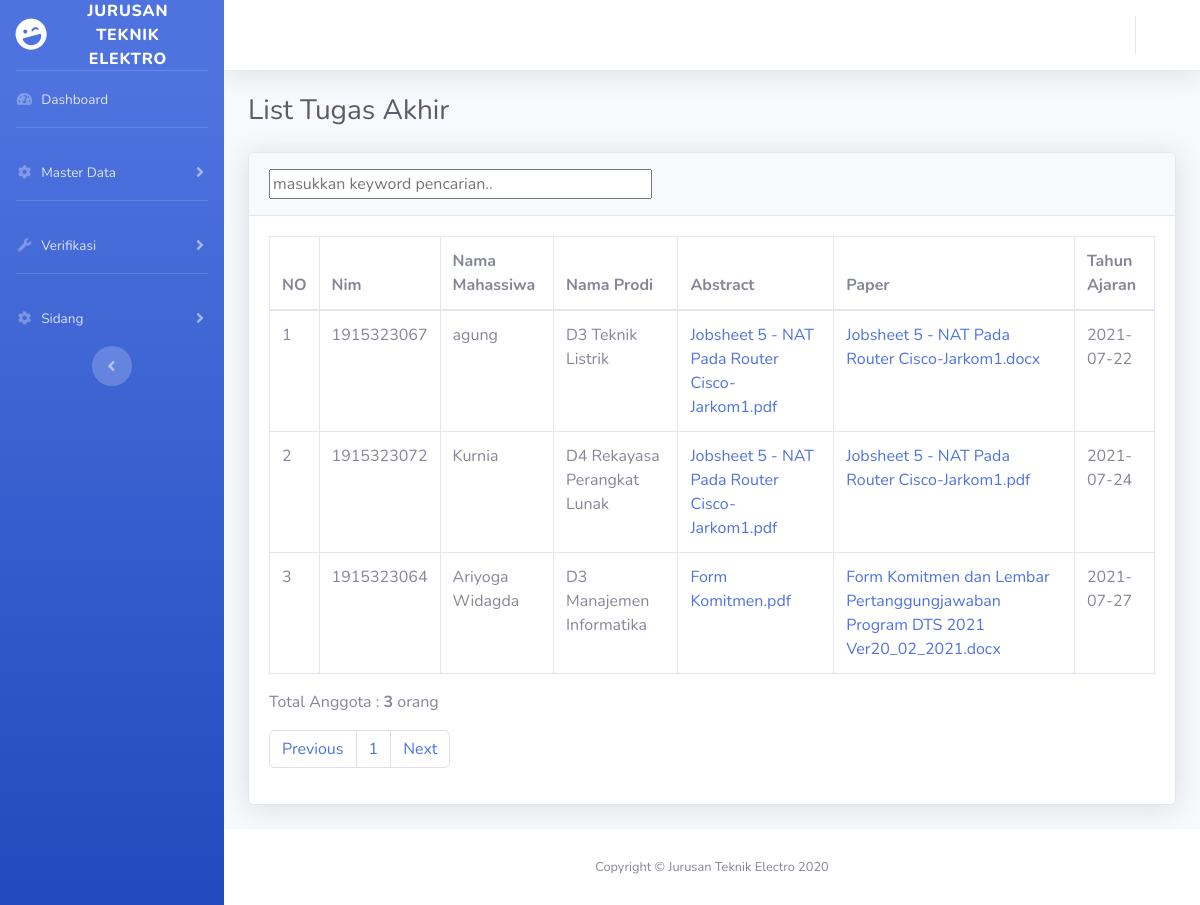
The page /dosen/listtugasakhir.php on the database its author committed.
### tables this page shows
CREATE TABLE `tugasakhir` (
  `id_ta` int(11) NOT NULL,
  `nim_mhs` varchar(20) DEFAULT NULL,
  `nip_pb1` varchar(30) DEFAULT NULL,
  `nama_pb1` varchar(100) DEFAULT NULL,
  `nip_pb2` varchar(30) DEFAULT NULL,
  `nama_pb2` varchar(100) DEFAULT NULL,
  `judul` text NOT NULL,
  `status_ta` varchar(30) NOT NULL,
  `tanggal_daftar` date NOT NULL,
  `ulasan` text NOT NULL
);

CREATE TABLE `mahasiswa` (
  `nim` varchar(20) NOT NULL,
  `namamhs` varchar(50) DEFAULT NULL,
  `tempatlahir` varchar(50) DEFAULT NULL,
  `tanggallahir` date DEFAULT NULL,
  `kelas` varchar(50) DEFAULT NULL,
  `alamat` varchar(100) DEFAULT NULL,
  `notelp` varchar(30) DEFAULT NULL,
  `email` varchar(100) DEFAULT NULL,
  `status` varchar(60) DEFAULT NULL,
  `kode_prodi` varchar(10) DEFAULT NULL,
  `id_level` varchar(10) DEFAULT NULL
);

CREATE TABLE `prodi` (
  `kode_prodi` varchar(10) NOT NULL,
  `nama_prodi` varchar(40) DEFAULT NULL
);

CREATE TABLE `up_abstract` (
  `id_abstract` int(11) NOT NULL,
  `nama_file` varchar(255) NOT NULL,
  `tipe_file` varchar(255) NOT NULL,
  `file` longblob NOT NULL,
  `tgs_id` int(11) NOT NULL
);

CREATE TABLE `up_paper` (
  `id_paper` int(11) NOT NULL,
  `nama_file_paper` varchar(255) NOT NULL,
  `tipe_paper` varchar(255) NOT NULL,
  `file_paper` longblob NOT NULL,
  `tgs_id_paper` int(11) NOT NULL
);

### dosen/listtugasakhir.php (the view, shortened to what this page needs)
<!DOCTYPE html>
<html lang="en">
<head>
    <link href="../vendor/fontawesome-free/css/all.min.css" rel="stylesheet" type="text/css">
    <link href="../css/sb-admin-2.min.css" rel="stylesheet">
</head>
<body id="page-top">
    <div id="wrapper">
        <ul class="navbar-nav bg-gradient-primary sidebar sidebar-dark accordion" id="accordionSidebar">
            <a class="sidebar-brand d-flex align-items-center justify-content-center" href="index.html">
                <div class="sidebar-brand-icon rotate-n-15">
                    <i class="fas fa-laugh-wink"></i>
                </div>
                <div class="sidebar-brand-text mx-3">Jurusan Teknik Elektro <sup></sup></div>
            </a>
            <hr class="sidebar-divider my-0">
            <li class="nav-item">
                <a class="nav-link" href="indexdosen.php">
                    <i class="fas fa-fw fa-tachometer-alt"></i>
                    <span>Dashboard</span></a>
            </li>
            <hr class="sidebar-divider">
            <li class="nav-item">
                <a class="nav-link collapsed" href="#" data-toggle="collapse" data-target="#collapseTwo"
                    aria-expanded="true" aria-controls="collapseTwo">
                    <i class="fas fa-fw fa-cog"></i>
                    <span>Master Data</span>
                </a>
            </li>
          <hr class="sidebar-divider">
<li class="nav-item">
    <a class="nav-link collapsed" href="#" data-toggle="collapse" data-target="#collapseUtilities"
        aria-expanded="true" aria-controls="collapseUtilities">
        <i class="fas fa-fw fa-wrench"></i>
        <span>Verifikasi</span>
    </a>
</li>
            <hr class="sidebar-divider">
<li class="nav-item">
    <a class="nav-link collapsed" href="#" data-toggle="collapse" data-target="#collapseThree"
        aria-expanded="true" aria-controls="collapseThree">
        <i class="fas fa-fw fa-cog"></i>
        <span>Sidang</span>
    </a>
</li>
            <div class="text-center d-none d-md-inline">
                <button class="rounded-circle border-0" id="sidebarToggle"></button>
            </div>
        </ul>
        <div id="content-wrapper" class="d-flex flex-column">
            <div id="content">
                <nav class="navbar navbar-expand navbar-light bg-white topbar mb-4 static-top shadow">
                    <ul class="navbar-nav ml-auto">
                        <li class="nav-item dropdown no-arrow">
                            <a class="nav-link dropdown-toggle" href="#" id="userDropdown" role="button"
                                data-toggle="dropdown" aria-haspopup="true" aria-expanded="false">
                            </a>
                        </li>
                    </ul>
                </nav>
                <div class="container-fluid">
                    <h1 class="h3 mb-4 text-gray-800">List Tugas Akhir</h1>
                      <div class="card shadow mb-4">
                        <div class="card-header py-3">
                    <form action="">
                        <input type="text" placeholder="masukkan keyword pencarian.." size="40" id="keyword_ta">
                        </form>
                        </div>
                        <div id="container_ta">
                        <div class="card-body">
                            <div class="table-responsive">
                                <table class="table table-bordered" id="dataTable" width="100%" cellspacing="0">
                                    <thead>
                                        <tr>
                                        <th>NO</th>
                                        <th>Nim</th>
                                        <th>Nama Mahassiwa</th>
                                        <th>Nama Prodi</th>
                                        <th>Abstract</th>
                                        <th>Paper</th>
                                        <th>Tahun Ajaran</th>
                                        </tr>
                                    </thead>
                                    <tbody>
                                    <?php
                                        include '../koneksi.php';
                                        $batas=5;
                                        $halaman=@$_GET['halaman'];
                                                $mulai    =($halaman>1) ? ($halaman * $batas) - $batas : 0;
                                        if(empty($halaman)){
                                            $posisi=0;
                                            $halaman=1;
                                        }
                                        else{
                                            $posisi=($halaman-1)*$batas;
                                        }
                                        $query2=mysqli_query($koneksi,"select * from tugasakhir");
                                        $jmlhdata=mysqli_num_rows($query2);
                                        $jmlhhalaman=ceil($jmlhdata/$batas);
                                        $query=" select * from tugasakhir join mahasiswa on tugasakhir.nim_mhs = mahasiswa.nim
                                        join prodi on mahasiswa.kode_prodi = prodi.kode_prodi
                                        join up_abstract on tugasakhir.id_ta = up_abstract.tgs_id
                                        join up_paper on tugasakhir.id_ta = up_paper.tgs_id_paper
                                        where tugasakhir.status_ta='lulus'
                                        LIMIT $posisi,$batas";
                                        $no=$mulai+1;
                                        $data=mysqli_query($koneksi,$query);
                                        while($d = mysqli_fetch_array($data)){
                                            ?>
                                        <tr>
                                        <Td><?php echo $no++ ?></Td>
                                        <Td><?php echo $d['nim']; ?></Td>
                                        <Td><?php echo $d['namamhs']; ?></Td>
                                        <Td><?php echo $d['nama_prodi']; ?></Td>
                                        <Td><a href="../mahasiswa/view_abstract.php?id=<?php echo $d['id_ta']; ?>" target="_blank"><?php echo $d['nama_file']; ?></a></Td>
                                         <Td><a href="../mahasiswa/view_paper.php?id=<?php echo $d['id_ta']; ?>" target="_blank"><?php echo $d['nama_file_paper']; ?></a></Td>
                                         <Td><?php echo $date=date($d['tanggal_daftar']); ?></Td>
                                        </tr>
                                        <?php
                                        }
                                            ?>
                                    </tbody>
                                        </table>
                            </div>
				 <?php   echo"<p> Total Anggota : <b>$jmlhdata</b> orang</p>"; ?>
                                            <nav aria-label="Page navigation example">
                                            <ul class="pagination">
                                            <li class="page-item"><a class="page-link" href="listtugasakhir.php?halaman=<?php echo $halaman-1; ?>">Previous</a></li>
                                            <?php for($i=1; $i<=$jmlhhalaman; $i++){
                                             ?>
                                            <li class="page-item"><a class="page-link" href="listtugasakhir.php?halaman=<?php echo $i; ?>"><?php echo"".$i; ?></a></li>
                                        <?php   } ?>
                                        <li class="page-item"><a class="page-link" href="listtugasakhir.php?halaman=<?php  echo $halaman+1; ?>">Next</a></li>
                                        </ul>
                                        </nav>
                        </div>
                    </div>
                </div>
            </div>
            <footer class="sticky-footer bg-white">
                <div class="container my-auto">
                    <div class="copyright text-center my-auto">
                        <span>Copyright &copy; Jurusan Teknik Electro 2020</span>
                    </div>
                </div>
            </footer>
        </div>
    </div>
</body>
</html>

### rows shown on the page
tugasakhir: nim_mhs.nim "1915323067", nim_mhs.namamhs "agung", prodi.nama_prodi "D3 Teknik Listrik", up_abstract.nama_file "Jobsheet 5 - NAT Pada Router Cisco-Jarkom1.pdf", up_paper.nama_file_paper "Jobsheet 5 - NAT Pada Router Cisco-Jarkom1.docx", tanggal_daftar "2021-07-22"
tugasakhir: nim_mhs.nim "1915323072", nim_mhs.namamhs "Kurnia", prodi.nama_prodi "D4 Rekayasa Perangkat Lunak", up_abstract.nama_file "Jobsheet 5 - NAT Pada Router Cisco-Jarkom1.pdf", up_paper.nama_file_paper "Jobsheet 5 - NAT Pada Router Cisco-Jarkom1.pdf", tanggal_daftar "2021-07-24"
tugasakhir: nim_mhs.nim "1915323064", nim_mhs.namamhs "Ariyoga Widagda", prodi.nama_prodi "D3 Manajemen Informatika", up_abstract.nama_file "Form Komitmen.pdf", up_paper.nama_file_paper "Form Komitmen dan Lembar Pertanggungjawaban Program DTS 2021 Ver20_02_2021.docx", tanggal_daftar "2021-07-27"

### other values the page prints
$jmlhdata "3"
